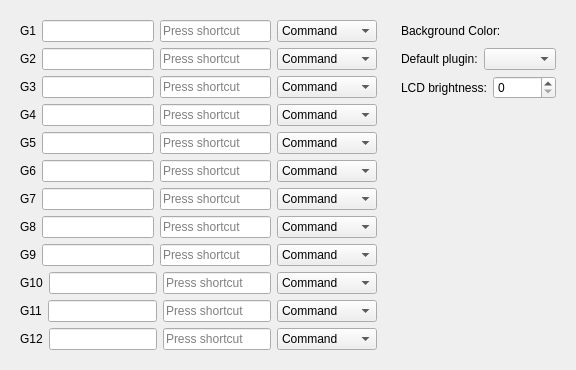
      <widget class="QWidget" name="M2">
       <property name="accessibleName">
        <string>m2</string>
       </property>
       <attribute name="title">
        <string>M2</string>
       </attribute>
       <layout class="QHBoxLayout" name="horizontalLayout_55">
        <item>
         <widget class="QWidget" name="widget_4" native="true">
          <layout class="QVBoxLayout" name="verticalLayout_2">
           <item>
            <layout class="QHBoxLayout" name="horizontalLayout_14">
             <item>
              <widget class="QLabel" name="label_13">
               <property name="text">
                <string>G1</string>
               </property>
              </widget>
             </item>
             <item>
              <widget class="QLineEdit" name="m2_G1"/>
             </item>
             <item>
              <widget class="QKeySequenceEdit" name="m2_G1_keys"/>
             </item>
             <item>
              <widget class="QComboBox" name="m2_G1_type">
               <property name="minimumSize">
                <size>
                 <width>100</width>
                 <height>0</height>
                </size>
               </property>
               <item>
                <property name="text">
                 <string>Command</string>
                </property>
               </item>
               <item>
                <property name="text">
                 <string>KeyStroke</string>
                </property>
               </item>
              </widget>
             </item>
            </layout>
           </item>
           <item>
            <layout class="QHBoxLayout" name="horizontalLayout_15">
             <item>
              <widget class="QLabel" name="label_14">
               <property name="text">
                <string>G2</string>
               </property>
              </widget>
             </item>
             <item>
              <widget class="QLineEdit" name="m2_G2"/>
             </item>
             <item>
              <widget class="QKeySequenceEdit" name="m2_G2_keys"/>
             </item>
             <item>
              <widget class="QComboBox" name="m2_G2_type">
               <property name="minimumSize">
                <size>
                 <width>100</width>
                 <height>0</height>
                </size>
               </property>
               <item>
                <property name="text">
                 <string>Command</string>
                </property>
               </item>
               <item>
                <property name="text">
                 <string>KeyStroke</string>
                </property>
               </item>
              </widget>
             </item>
            </layout>
           </item>
           <item>
            <layout class="QHBoxLayout" name="horizontalLayout_16">
             <item>
              <widget class="QLabel" name="label_15">
               <property name="text">
                <string>G3</string>
               </property>
              </widget>
             </item>
             <item>
              <widget class="QLineEdit" name="m2_G3"/>
             </item>
             <item>
              <widget class="QKeySequenceEdit" name="m2_G3_keys"/>
             </item>
             <item>
              <widget class="QComboBox" name="m2_G3_type_2">
               <property name="minimumSize">
                <size>
                 <width>100</width>
                 <height>0</height>
                </size>
               </property>
               <item>
                <property name="text">
                 <string>Command</string>
                </property>
               </item>
               <item>
                <property name="text">
                 <string>KeyStroke</string>
                </property>
               </item>
              </widget>
             </item>
            </layout>
           </item>
           <item>
            <layout class="QHBoxLayout" name="horizontalLayout_17">
             <item>
              <widget class="QLabel" name="label_16">
               <property name="text">
                <string>G4</string>
               </property>
              </widget>
             </item>
             <item>
              <widget class="QLineEdit" name="m2_G4"/>
             </item>
             <item>
              <widget class="QKeySequenceEdit" name="m2_G4_keys"/>
             </item>
             <item>
              <widget class="QComboBox" name="m2_G4_type">
               <property name="minimumSize">
                <size>
                 <width>100</width>
                 <height>0</height>
                </size>
               </property>
               <item>
                <property name="text">
                 <string>Command</string>
                </property>
               </item>
               <item>
                <property name="text">
                 <string>KeyStroke</string>
                </property>
               </item>
              </widget>
             </item>
            </layout>
           </item>
           <item>
            <layout class="QHBoxLayout" name="horizontalLayout_18">
             <item>
              <widget class="QLabel" name="label_17">
               <property name="text">
                <string>G5</string>
               </property>
              </widget>
             </item>
             <item>
              <widget class="QLineEdit" name="m2_G5"/>
             </item>
             <item>
              <widget class="QKeySequenceEdit" name="m2_G5_keys"/>
             </item>
             <item>
              <widget class="QComboBox" name="m2_G5_type">
               <property name="minimumSize">
                <size>
                 <width>100</width>
                 <height>0</height>
                </size>
               </property>
               <item>
                <property name="text">
                 <string>Command</string>
                </property>
               </item>
               <item>
                <property name="text">
                 <string>KeyStroke</string>
                </property>
               </item>
              </widget>
             </item>
            </layout>
           </item>
           <item>
            <layout class="QHBoxLayout" name="horizontalLayout_19">
             <item>
              <widget class="QLabel" name="label_18">
               <property name="text">
                <string>G6</string>
               </property>
              </widget>
             </item>
             <item>
              <widget class="QLineEdit" name="m2_G6"/>
             </item>
             <item>
              <widget class="QKeySequenceEdit" name="m2_G6_keys"/>
             </item>
             <item>
              <widget class="QComboBox" name="m2_G6_type">
               <property name="minimumSize">
                <size>
                 <width>100</width>
                 <height>0</height>
                </size>
               </property>
               <item>
                <property name="text">
                 <string>Command</string>
                </property>
               </item>
               <item>
                <property name="text">
                 <string>KeyStroke</string>
                </property>
               </item>
              </widget>
             </item>
            </layout>
           </item>
           <item>
            <layout class="QHBoxLayout" name="horizontalLayout_20">
             <item>
              <widget class="QLabel" name="label_19">
               <property name="text">
                <string>G7</string>
               </property>
              </widget>
             </item>
             <item>
              <widget class="QLineEdit" name="m2_G7"/>
             </item>
             <item>
              <widget class="QKeySequenceEdit" name="m2_G7_keys"/>
             </item>
             <item>
              <widget class="QComboBox" name="m2_G7_type">
               <property name="minimumSize">
                <size>
                 <width>100</width>
                 <height>0</height>
                </size>
               </property>
               <item>
                <property name="text">
                 <string>Command</string>
                </property>
               </item>
               <item>
                <property name="text">
                 <string>KeyStroke</string>
                </property>
               </item>
              </widget>
             </item>
            </layout>
           </item>
           <item>
            <layout class="QHBoxLayout" name="horizontalLayout_21">
             <item>
              <widget class="QLabel" name="label_20">
               <property name="text">
                <string>G8</string>
               </property>
              </widget>
             </item>
             <item>
              <widget class="QLineEdit" name="m2_G8"/>
             </item>
             <item>
              <widget class="QKeySequenceEdit" name="m2_G8_keys"/>
             </item>
             <item>
              <widget class="QComboBox" name="m2_G8_type">
               <property name="minimumSize">
                <size>
                 <width>100</width>
                 <height>0</height>
                </size>
               </property>
               <item>
                <property name="text">
                 <string>Command</string>
                </property>
               </item>
               <item>
                <property name="text">
                 <string>KeyStroke</string>
                </property>
               </item>
              </widget>
             </item>
            </layout>
           </item>
           <item>
            <layout class="QHBoxLayout" name="horizontalLayout_22">
             <item>
              <widget class="QLabel" name="label_21">
               <property name="text">
                <string>G9</string>
               </property>
              </widget>
             </item>
             <item>
              <widget class="QLineEdit" name="m2_G9"/>
             </item>
             <item>
              <widget class="QKeySequenceEdit" name="m2_G9_keys"/>
             </item>
             <item>
              <widget class="QComboBox" name="m2_G9_type">
               <property name="minimumSize">
                <size>
                 <width>100</width>
                 <height>0</height>
                </size>
               </property>
               <item>
                <property name="text">
                 <string>Command</string>
                </property>
               </item>
               <item>
                <property name="text">
                 <string>KeyStroke</string>
                </property>
               </item>
              </widget>
             </item>
            </layout>
           </item>
           <item>
            <layout class="QHBoxLayout" name="horizontalLayout_23">
             <item>
              <widget class="QLabel" name="label_22">
               <property name="text">
                <string>G10</string>
               </property>
              </widget>
             </item>
             <item>
              <widget class="QLineEdit" name="m2_G10"/>
             </item>
             <item>
              <widget class="QKeySequenceEdit" name="m2_G10_keys"/>
             </item>
             <item>
              <widget class="QComboBox" name="m2_G10_type">
               <property name="minimumSize">
                <size>
                 <width>100</width>
                 <height>0</height>
                </size>
               </property>
               <item>
                <property name="text">
                 <string>Command</string>
                </property>
               </item>
               <item>
                <property name="text">
                 <string>KeyStroke</string>
                </property>
               </item>
              </widget>
             </item>
            </layout>
           </item>
           <item>
            <layout class="QHBoxLayout" name="horizontalLayout_24">
             <item>
              <widget class="QLabel" name="label_23">
               <property name="text">
                <string>G11</string>
               </property>
              </widget>
             </item>
             <item>
              <widget class="QLineEdit" name="m2_G11"/>
             </item>
             <item>
              <widget class="QKeySequenceEdit" name="m2_G11_keys"/>
             </item>
             <item>
              <widget class="QComboBox" name="m2_G11_type">
               <property name="minimumSize">
                <size>
                 <width>100</width>
                 <height>0</height>
                </size>
               </property>
               <item>
                <property name="text">
                 <string>Command</string>
                </property>
               </item>
               <item>
                <property name="text">
                 <string>KeyStroke</string>
                </property>
               </item>
              </widget>
             </item>
            </layout>
           </item>
           <item>
            <layout class="QHBoxLayout" name="horizontalLayout_25">
             <item>
              <widget class="QLabel" name="label_24">
               <property name="text">
                <string>G12</string>
               </property>
              </widget>
             </item>
             <item>
              <widget class="QLineEdit" name="m2_G12"/>
             </item>
             <item>
              <widget class="QKeySequenceEdit" name="m2_G12_keys"/>
             </item>
             <item>
              <widget class="QComboBox" name="m2_G12_type">
               <property name="minimumSize">
                <size>
                 <width>100</width>
                 <height>0</height>
                </size>
               </property>
               <item>
                <property name="text">
                 <string>Command</string>
                </property>
               </item>
               <item>
                <property name="text">
                 <string>KeyStroke</string>
                </property>
               </item>
              </widget>
             </item>
            </layout>
           </item>
          </layout>
         </widget>
        </item>
        <item>
         <widget class="QWidget" name="widget_3" native="true">
          <property name="maximumSize">
           <size>
            <width>300</width>
            <height>16777215</height>
           </size>
          </property>
          <layout class="QVBoxLayout" name="verticalLayout_6">
           <item>
            <layout class="QHBoxLayout" name="horizontalLayout_53">
             <item>
              <widget class="QLabel" name="label_51">
               <property name="text">
                <string>Background Color:</string>
               </property>
              </widget>
             </item>
             <item>
              <widget class="QPushButton" name="m2BackgroundColorButton">
               <property name="autoFillBackground">
                <bool>true</bool>
               </property>
               <property name="text">
                <string/>
               </property>
               <property name="flat">
                <bool>true</bool>
               </property>
              </widget>
             </item>
            </layout>
           </item>
           <item>
            <layout class="QHBoxLayout" name="m2HorizontalLayout">
             <property name="sizeConstraint">
              <enum>QLayout::SizeConstraint::SetDefaultConstraint</enum>
             </property>
             <item>
              <widget class="QLabel" name="label_52">
               <property name="text">
                <string>Default plugin:</string>
               </property>
              </widget>
             </item>
             <item>
              <widget class="QComboBox" name="m2DefaultPlugin"/>
             </item>
            </layout>
           </item>
           <item>
            <layout class="QHBoxLayout" name="horizontalLayout_63">
             <property name="sizeConstraint">
              <enum>QLayout::SizeConstraint::SetDefaultConstraint</enum>
             </property>
             <item>
              <widget class="QLabel" name="label_58">
               <property name="text">
                <string>LCD brightness:</string>
               </property>
              </widget>
             </item>
             <item>
              <widget class="QSpinBox" name="m2Brightness">
               <property name="maximum">
                <number>255</number>
               </property>
               <property name="singleStep">
                <number>10</number>
               </property>
              </widget>
             </item>
            </layout>
           </item>
           <item>
            <spacer name="verticalSpacer_2">
             <property name="orientation">
              <enum>Qt::Orientation::Vertical</enum>
             </property>
             <property name="sizeHint" stdset="0">
              <size>
               <width>20</width>
               <height>40</height>
              </size>
             </property>
            </spacer>
           </item>
          </layout>
         </widget>
        </item>
       </layout>
      </widget>
